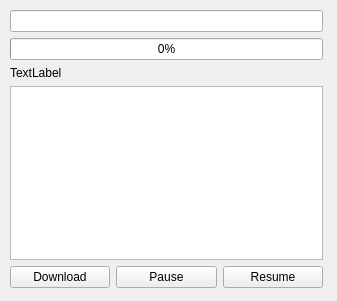
<?xml version="1.0" encoding="UTF-8"?>
<ui version="4.0">
 <class>Form</class>
 <widget class="QWidget" name="Form">
  <property name="geometry">
   <rect>
    <x>0</x>
    <y>0</y>
    <width>337</width>
    <height>301</height>
   </rect>
  </property>
  <property name="windowTitle">
   <string>QtDownloadManager</string>
  </property>
  <widget class="QWidget" name="">
   <property name="geometry">
    <rect>
     <x>10</x>
     <y>10</y>
     <width>313</width>
     <height>278</height>
    </rect>
   </property>
   <layout class="QGridLayout" name="gridLayout">
    <item row="4" column="0">
     <widget class="QPushButton" name="downloadBtn">
      <property name="text">
       <string>Download</string>
      </property>
     </widget>
    </item>
    <item row="3" column="0" colspan="3">
     <widget class="QListView" name="listView"/>
    </item>
    <item row="4" column="1">
     <widget class="QPushButton" name="pauseBtn">
      <property name="text">
       <string>Pause</string>
      </property>
     </widget>
    </item>
    <item row="0" column="0" colspan="3">
     <widget class="QLineEdit" name="urlEdit"/>
    </item>
    <item row="4" column="2">
     <widget class="QPushButton" name="resumeBtn">
      <property name="text">
       <string>Resume</string>
      </property>
     </widget>
    </item>
    <item row="1" column="0" colspan="3">
     <widget class="QProgressBar" name="progressBar">
      <property name="value">
       <number>0</number>
      </property>
     </widget>
    </item>
    <item row="2" column="0">
     <widget class="QLabel" name="label">
      <property name="text">
       <string>TextLabel</string>
      </property>
     </widget>
    </item>
   </layout>
  </widget>
 </widget>
 <resources/>
 <connections/>
</ui>
